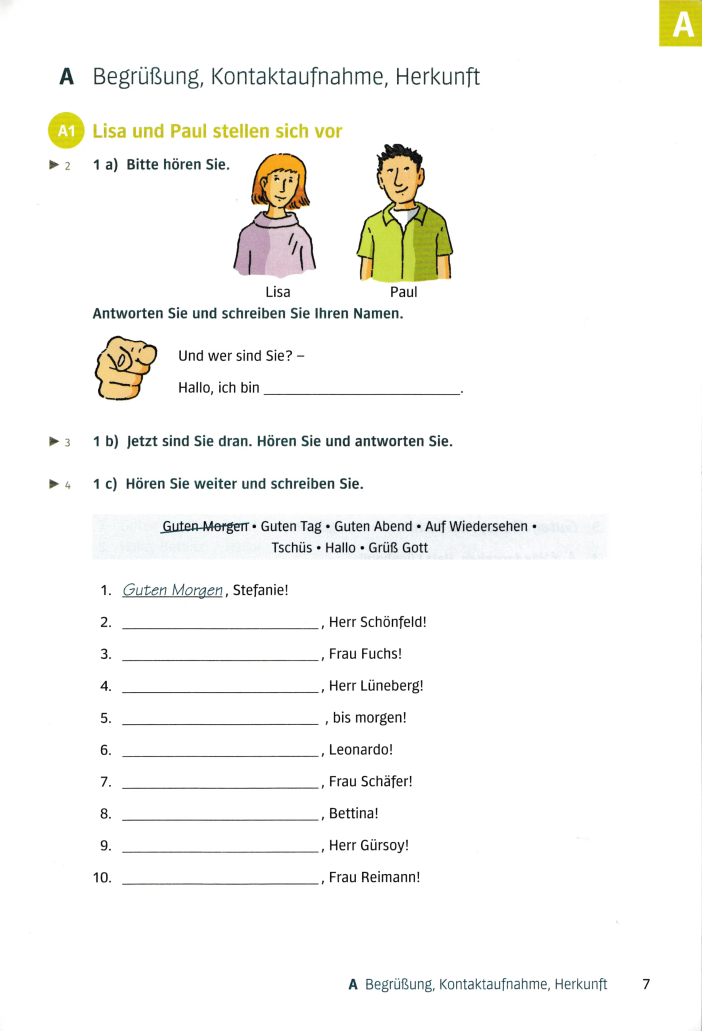
#> input picture app/assets/listening/a1/pages/page-007.webp, 2806 x 4123 px, found by its file name (shown at 1/4 size); its folder holds only this picture in this run
$ python build_a1_hoeren_assets.py
#> lines starting #> are read from the running program, lines starting #| are printed output that depends on the picture
"""Rebuild A1 Hören thumbnails and figure crops — preserve Bild labels (a, b, c …)."""
from pathlib import Path
from PIL import Image, ImageOps

BASE = Path(r"C:\Users\DELL\Downloads\New folder (9)")
PAGES = BASE / "app/assets/listening/a1/pages"
THUMBS = BASE / "app/assets/listening/a1/thumbnails"
FIGURES = BASE / "app/assets/listening/a1/figures"

THUMB_SIZE = (400, 240)
HEADER_BOX = (140, 200, 2660, 520)
LABEL_PAD = 90  # extra pixels below illustration to keep a) b) c) …

EXERCISE_PAGE = {
    "a1": 7, "a2": 9, "a3": 10, "a4": 11, "a5": 11, "a6": 13, "a7": 15, "a8": 16,
    "b1": 19, "b2": 19, "b3": 21, "b4": 23, "b5": 25, "b6": 29, "b7": 31,
    "c1": 33, "c2": 35, "c3": 37, "d1": 41, "d2": 44, "d3": 48,
    "e1": 49, "e2": 51, "e3": 53, "f1": 55, "f2": 57,
    "g1": 58, "g2": 61, "g3": 63, "g4": 63, "h1": 67, "h2": 69, "h3": 71, "h4": 72,
}

THUMB_BOX = {
    "a1": (900, 560, 1860, 1160),
    "a2": (1560, 540, 2400, 1480),
    "a3": HEADER_BOX, "a4": HEADER_BOX, "a5": HEADER_BOX, "a6": HEADER_BOX, "a7": HEADER_BOX,
    "a8": (300, 1180, 940, 2060),
    "b1": (900, 580, 1660, 940), "b2": (900, 2160, 1660, 2520),
    "b3": (980, 420, 1920, 880), "b4": (940, 400, 1840, 820),
    "b5": (420, 560, 2380, 2100), "b6": (360, 560, 2540, 1320),
    "b7": (460, 2040, 2020, 3160),
    "c1": (860, 380, 1920, 1100), "c2": (500, 520, 1770, 2080), "c3": HEADER_BOX,
    "d1": HEADER_BOX, "d2": (360, 1080, 2440, 2000), "d3": HEADER_BOX,
    "e1": (440, 580, 1210, 1240), "e2": (360, 1100, 2440, 2100), "e3": (820, 540, 1720, 1560),
    "f1": (450, 850, 730, 1120), "f2": (1660, 560, 2520, 1100),
    "g1": (400, 560, 2420, 1760),
    "g2": HEADER_BOX, "g3": (1680, 740, 2400, 3760), "g4": HEADER_BOX,
    "h1": (840, 2480, 2060, 3540), "h2": (1900, 780, 2520, 1660),
    "h3": (880, 540, 1620, 1360), "h4": HEADER_BOX,
}

# (page, box, path) — boxes include label area where needed
FIGURE_CROPS = [
    (16, (300, 1180, 940, 2060), "a8/a8-p16-bike.webp"),
    (16, (1580, 1790, 2680, 2680), "a8/a8-p16-city.webp"),
    (16, (340, 2540, 680, 3400), "a8/a8-p16-cat.webp"),
    (16, (1630, 3120, 2260, 3780), "a8/a8-p16-tea.webp"),
    (17, (360, 210, 1650, 820), "a8/a8-p17-pingpong.webp"),
    (17, (1420, 1080, 2590, 1950), "a8/a8-p17-mountains.webp"),
    (17, (370, 2040, 1290, 2620), "a8/a8-p17-talk.webp"),
    (17, (1350, 2760, 2540, 3740), "a8/a8-p17-kino.webp"),
    (35, (500, 520, 1770, 2080), "c2/c2-p35-map.webp"),
    (37, (2075, 515, 2515, 1020), "c3/c3-p37-01.webp"),
    (37, (2075, 1020, 2425, 1520), "c3/c3-p37-02.webp"),
    (37, (2095, 1505, 2515, 1850), "c3/c3-p37-03.webp"),
    (37, (2100, 1870, 2470, 2390), "c3/c3-p37-04.webp"),
    (37, (2075, 2405, 2480, 2945), "c3/c3-p37-05.webp"),
    (37, (2075, 3050, 2470, 3660), "c3/c3-p37-06.webp"),
]

# F1: numbered profession illustrations (1–7) with label visible
F1_BOXES = [
    ("1", (280, 800, 920, 1180)),
    ("2", (280, 1170, 920, 1560)),
    ("3", (280, 1570, 920, 1990)),
    ("4", (280, 2020, 920, 2420)),
    ("5", (280, 2430, 920, 2820)),
    ("6", (280, 2840, 920, 3320)),
    ("7", (280, 3320, 920, 3680)),
]

# F2: illustration box + label below (content-detected, bottom extended)
F2_BOXES = [
    ("a", (1674, 597, 1959, 1020)),
    ("b", (2097, 744, 2463, 1150)),
    ("c", (1836, 1209, 2046, 1655)),
    ("d", (2289, 1425, 2475, 1825)),
    ("e", (1737, 1776, 1935, 2185)),
    ("f", (2175, 2130, 2505, 2425)),
    ("g", (1800, 2385, 2061, 2855)),
    ("h", (2220, 2700, 2433, 3165)),
    ("i", (1761, 3144, 2049, 3525)),
]

G1_GRID_BOX = (400, 560, 2420, 1760)

# Scene illustrations and exercise sheets (Buchseite crops)
EXTRA_CROPS = [
    (7, (620, 380, 2180, 980), "a1/a1-p07-characters.webp"),
    (9, (320, 380, 2480, 1120), "a2/a2-p09-greetings.webp"),
    (10, (140, 280, 2660, 3200), "sheets/a3-p10-dialog.webp"),
    (11, (140, 350, 2660, 3000), "sheets/a4-p11-exercise.webp"),
    (13, (140, 350, 2660, 3200), "sheets/a6-p13-interview.webp"),
    (15, (140, 280, 2660, 3400), "sheets/a7-p15-dialog.webp"),
    (19, (140, 520, 2660, 2600), "sheets/b1-p19-exercise.webp"),
    (19, (140, 1800, 2660, 3800), "sheets/b2-p19-numbers.webp"),
    (21, (140, 380, 2660, 2000), "sheets/b3-p21-exercise.webp"),
    (23, (140, 380, 2660, 2000), "sheets/b4-p23-exercise.webp"),
    (25, (180, 580, 2450, 3180), "b5/b5-p25-clocks.webp"),
    (29, (140, 520, 2660, 3400), "sheets/b6-p29-dates.webp"),
    (31, (280, 2080, 2120, 3620), "b7/b7-p31-hiking.webp"),
    (33, (140, 350, 2660, 2200), "sheets/c1-p33-exercise.webp"),
    (41, (140, 320, 2660, 2100), "sheets/d1-p41-dialog.webp"),
    (44, (140, 320, 2660, 2900), "sheets/d2-p44-dialog.webp"),
    (48, (140, 350, 2660, 3600), "sheets/d3-p48-dictat.webp"),
    (49, (360, 380, 2440, 1180), "e1/e1-p49-family.webp"),
    (51, (140, 380, 2660, 2800), "sheets/e2-p51-exercise.webp"),
    (53, (260, 380, 1150, 1080), "e3/e3-p53-chef.webp"),
    (60, (380, 380, 2400, 1150), "g2/g2-p60-phone.webp"),
    (62, (200, 380, 2400, 1280), "g3/g3-p62-hobbies.webp"),
    (63, (140, 1180, 2660, 3600), "sheets/g4-p63-past.webp"),
    (66, (140, 380, 2660, 2400), "sheets/h1-p66-dialog.webp"),
    (67, (100, 2550, 2700, 3780), "h1/h1-p67-market.webp"),
    (72, (380, 520, 2400, 1250), "h4/h4-p72-shop.webp"),
]


def load_page(page: int) -> Image.Image:
#> called with page = 7
    return Image.open(PAGES / f"page-{page:03d}.webp").convert("RGB")
#> returned value is the input picture: PIL image 2806x4123 RGB; mean R, G, B 247.8, 247.7, 245.2


def pad_box(box, margin=20, size=None):
    l, t, r, b = box
    if size:
        w, h = size
        l = max(0, l - margin)
        t = max(0, t - margin)
        r = min(w, r + margin)
        b = min(h, b + margin)
    return (int(l), int(t), int(r), int(b))


def crop(page: int, box, label_pad=0):
    im = load_page(page)
    l, t, r, b = box
    return im.crop(pad_box((l, t, r, b + label_pad), size=im.size))
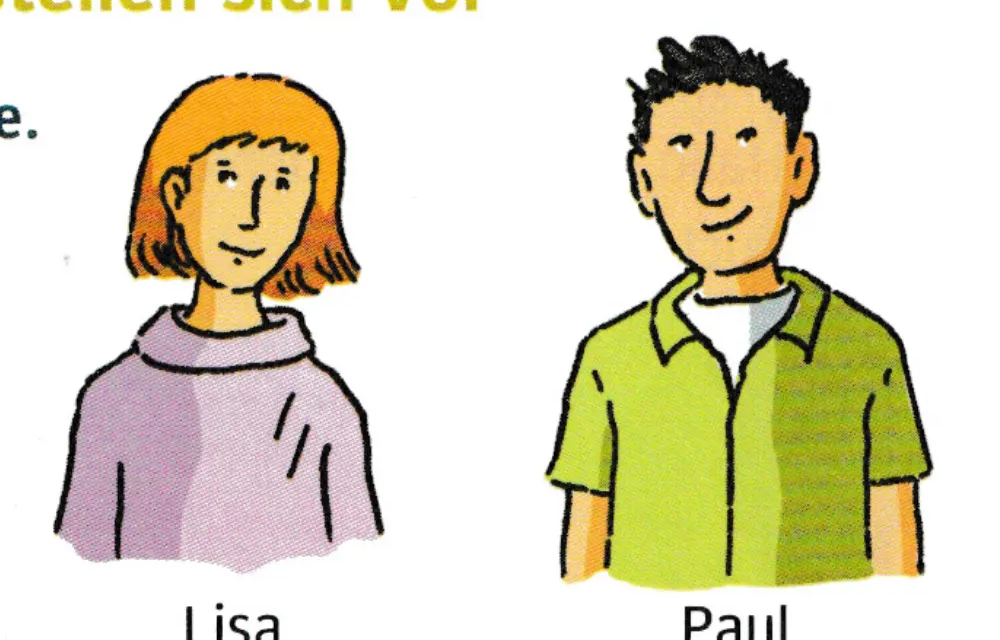
#> returned value: PIL image 1000x640 RGB; mean R, G, B 222.4, 216.2, 190.3


def fit_thumb(im: Image.Image) -> Image.Image:
    return ImageOps.contain(im, THUMB_SIZE, method=Image.Resampling.LANCZOS)
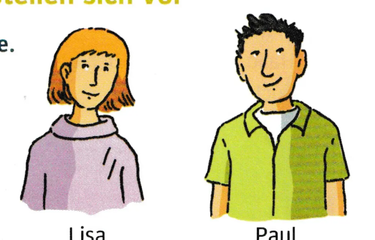
#> returned value: PIL image 375x240 RGB; mean R, G, B 222.3, 216.1, 190.2


# [6 lines left out: function save_webp, not called in this run]


def build_thumbnails():
    THUMBS.mkdir(parents=True, exist_ok=True)
    for ex_id, page in EXERCISE_PAGE.items():
        thumb = fit_thumb(crop(page, THUMB_BOX[ex_id]))
        canvas = Image.new("RGB", THUMB_SIZE, (255, 255, 255))
#> canvas: PIL image 400x240 RGB; every value is 255
        ox = (THUMB_SIZE[0] - thumb.width) // 2
#> ox = 12
        oy = (THUMB_SIZE[1] - thumb.height) // 2
#> oy = 0
        canvas.paste(thumb, (ox, oy))
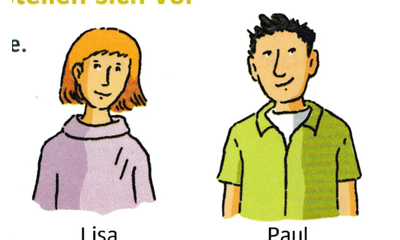
#> canvas: PIL image 400x240 RGB; mean R, G, B 224.4, 218.6, 194.3
        canvas.save(THUMBS / f"{ex_id}.webp", "WEBP", quality=88, method=6)
        print("thumb", ex_id)


# [38 lines left out: function build_figures, not called in this run]


if __name__ == "__main__":
#> (the run stopped early here; a loop or call above may not have finished)
